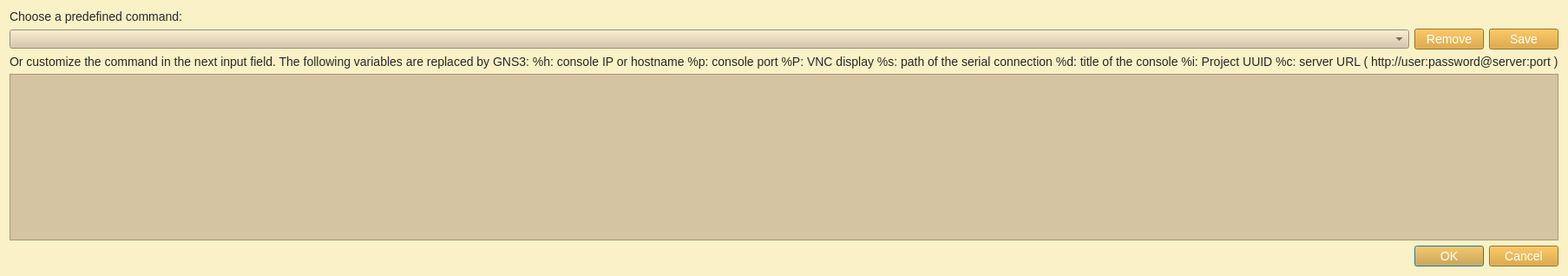
<?xml version="1.0" encoding="UTF-8"?>
<ui version="4.0">
 <class>uiConsoleCommandDialog</class>
 <widget class="QDialog" name="uiConsoleCommandDialog">
  <property name="geometry">
   <rect>
    <x>0</x>
    <y>0</y>
    <width>965</width>
    <height>547</height>
   </rect>
  </property>
  <property name="sizePolicy">
   <sizepolicy hsizetype="Preferred" vsizetype="Preferred">
    <horstretch>0</horstretch>
    <verstretch>0</verstretch>
   </sizepolicy>
  </property>
  <property name="minimumSize">
   <size>
    <width>0</width>
    <height>0</height>
   </size>
  </property>
  <property name="windowTitle">
   <string>Command</string>
  </property>
  <property name="styleSheet">
   <string notr="true">QWidget{
	background-color: #fbf1c7;
}
QMenuBar::item{
	background-color: #fbf1c7;
}
QDockWidget::title{
	background: #d5c4a1;
	padding-left: 5px;
}
QDockWidget, QMenuBar{
    color: #282828;
    font: bold 14px;
}
QTextEdit, QPlainTextEdit, QLineEdit, QSpinBox, QComboBox {
  background-color: #d5c4a1;
  color: #282828;
}
QTextEdit#uiConsoleTextEdit {
  background-color: #fbf1c7;
  color: #282828;
  font: 13px;
}
QTabWidget {
	font: 14px;
	border-top: 2px;
}
QTabBar::tab {
    background: #d5c4a1;
    color: #282828;
    min-width: 8ex;
    padding: 2px;
	border-top-right-radius: 6px;
	border-top-left-radius: 6px;
}
QTabBar::tab:selected {
    background: #458588;
	color: #FFFFFF;
}
QGroupBox {
    color: #076678;
    font: 14px;
    padding: 15px;
    border-style: none;
}
QMainWindow::separator {
	background: #d5c4a1;
	width: 1px;
	height: 1px;
}
QComboBox {
	selection-background-color: #458588;
	selection-color: #FFFFFF;
}

QToolBar{
	background: #d5c4a1;
	border: 0px;
}
QPushButton {
	background-color: #d79921;
    color: #FFFFFF;
	font: 14px;
}
QToolButton {
	background-color: #d79921;
    color: #FFFFFF;
	font: 14px;
}
QTreeWidget, QListWidget {
	background-color: #fbf1c7;
	color: #282828;
    alternate-background-color: #d5c4a1; 
	font: 14px;
}
QTreeWidget#uiTreeWidget {
	background-color: #d5c4a1;
	color: #282828;
	font: bold 16px;
}
QTreeWidget::item:selected, QTreeWidget::item:hover, QMenu::item:selected,QToolButton::hover,QPushButton::hover,QTabBar::tab:hover {
	background-color: #458588;
	color: #FFFFFF;
}
QMenu {
	background-color: #fbf1c7;
    color: #282828;
}
QLabel {
	color: #282828;
	font: 14px;
}
QLabel#uiTitleLabel {
	color: #282828;
	font: bold 16px;
}

QAbstractScrollArea::corner {
    background: #fbf1c7;
}
QScrollBar::handle:horizontal {
    background: #d5c4a1;
    min-width: 20px;
}
QScrollBar::handle:vertical {
    background: #d5c4a1;
    min-width: 20px;
}
QScrollBar:vertical {
    width: 6px;
}
QScrollBar:horizontal {
    height: 6px;
}
QScrollBar::up-arrow:vertical, QScrollBar::down-arrow:vertical, QScrollBar::down-arrow:horizontal, QScrollBar::up-arrow:horizontal { 
	border: 0px;
    height: 0px; 
    width: 0px; 
}
         
QScrollBar::add-page:horizontal, QScrollBar::sub-page:horizontal, QScrollBar::add-page:vertical, QScrollBar::sub-page:vertical {
  background: none
}
QStatusBar {
	background-color: #d5c4a1;
	color: #282828;
}

QRadioButton, QCheckBox {
  color: #282828;
}
QRadioButton::disabled, QCheckBox::disabled {
  color: gray;
}


</string>
  </property>
  <property name="modal">
   <bool>true</bool>
  </property>
  <layout class="QVBoxLayout" name="verticalLayout">
   <property name="sizeConstraint">
    <enum>QLayout::SetFixedSize</enum>
   </property>
   <item>
    <widget class="QLabel" name="label_2">
     <property name="text">
      <string>Choose a predefined command:</string>
     </property>
    </widget>
   </item>
   <item>
    <layout class="QHBoxLayout" name="horizontalLayout">
     <item>
      <widget class="QComboBox" name="uiCommandComboBox">
       <property name="sizePolicy">
        <sizepolicy hsizetype="Expanding" vsizetype="Fixed">
         <horstretch>0</horstretch>
         <verstretch>0</verstretch>
        </sizepolicy>
       </property>
      </widget>
     </item>
     <item>
      <widget class="QPushButton" name="uiRemovePushButton">
       <property name="text">
        <string>Remove</string>
       </property>
      </widget>
     </item>
     <item>
      <widget class="QPushButton" name="uiSavePushButton">
       <property name="text">
        <string>Save</string>
       </property>
      </widget>
     </item>
    </layout>
   </item>
   <item>
    <widget class="QLabel" name="label">
     <property name="text">
      <string>&lt;html&gt;&lt;head/&gt;&lt;body&gt;&lt;p&gt;Or customize the command in the next input field. &lt;br/&gt;The following variables are replaced by GNS3: &lt;/p&gt;&lt;ul style=&quot;margin-top: 0px; margin-bottom: 0px; margin-left: 0px; margin-right: 0px; -qt-list-indent: 1;&quot;&gt;&lt;li style=&quot; margin-top:12px; margin-bottom:0px; margin-left:0px; margin-right:0px; -qt-block-indent:0; text-indent:0px;&quot;&gt;%h: console IP or hostname&lt;/li&gt;&lt;li style=&quot; margin-top:0px; margin-bottom:0px; margin-left:0px; margin-right:0px; -qt-block-indent:0; text-indent:0px;&quot;&gt;%p: console port&lt;/li&gt;&lt;li style=&quot; margin-top:0px; margin-bottom:0px; margin-left:0px; margin-right:0px; -qt-block-indent:0; text-indent:0px;&quot;&gt;%P: VNC display&lt;/li&gt;&lt;li style=&quot; margin-top:0px; margin-bottom:0px; margin-left:0px; margin-right:0px; -qt-block-indent:0; text-indent:0px;&quot;&gt;%s: path of the serial connection&lt;/li&gt;&lt;/ul&gt;&lt;ul style=&quot;margin-top: 0px; margin-bottom: 0px; margin-left: 0px; margin-right: 0px; -qt-list-indent: 1;&quot;&gt;&lt;li style=&quot; margin-top:0px; margin-bottom:0px; margin-left:0px; margin-right:0px; -qt-block-indent:0; text-indent:0px;&quot;&gt;%d: title of the console&lt;/li&gt;&lt;li style=&quot; margin-top:0px; margin-bottom:0px; margin-left:0px; margin-right:0px; -qt-block-indent:0; text-indent:0px;&quot;&gt;%i: Project UUID&lt;/li&gt;&lt;li style=&quot; margin-top:0px; margin-bottom:0px; margin-left:0px; margin-right:0px; -qt-block-indent:0; text-indent:0px;&quot;&gt;%c: server URL (&lt;span style=&quot; font-style:italic;&quot;&gt;http://user:password@server:port&lt;/span&gt;)&lt;/li&gt;&lt;/ul&gt;&lt;/body&gt;&lt;/html&gt;</string>
     </property>
     <property name="textFormat">
      <enum>Qt::RichText</enum>
     </property>
    </widget>
   </item>
   <item>
    <widget class="QPlainTextEdit" name="uiCommandPlainTextEdit">
     <property name="minimumSize">
      <size>
       <width>500</width>
       <height>0</height>
      </size>
     </property>
    </widget>
   </item>
   <item>
    <widget class="QDialogButtonBox" name="uiButtonBox">
     <property name="orientation">
      <enum>Qt::Horizontal</enum>
     </property>
     <property name="standardButtons">
      <set>QDialogButtonBox::Cancel|QDialogButtonBox::Ok</set>
     </property>
    </widget>
   </item>
  </layout>
 </widget>
 <resources/>
 <connections>
  <connection>
   <sender>uiButtonBox</sender>
   <signal>accepted()</signal>
   <receiver>uiConsoleCommandDialog</receiver>
   <slot>accept()</slot>
   <hints>
    <hint type="sourcelabel">
     <x>248</x>
     <y>254</y>
    </hint>
    <hint type="destinationlabel">
     <x>157</x>
     <y>274</y>
    </hint>
   </hints>
  </connection>
  <connection>
   <sender>uiButtonBox</sender>
   <signal>rejected()</signal>
   <receiver>uiConsoleCommandDialog</receiver>
   <slot>reject()</slot>
   <hints>
    <hint type="sourcelabel">
     <x>316</x>
     <y>260</y>
    </hint>
    <hint type="destinationlabel">
     <x>286</x>
     <y>274</y>
    </hint>
   </hints>
  </connection>
 </connections>
</ui>
